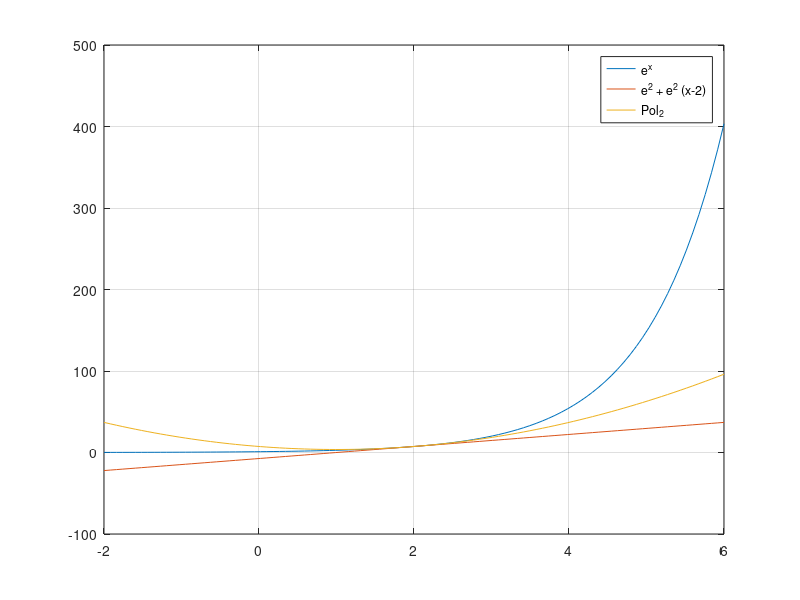

Recreate this plot in MATLAB.
x = linspace(-2,6);
y1 = exp(x);
y2 = exp(2) + exp(2)*(x-2);
y3 = y2 + 0.5*exp(2)*(x-2).^2;
plot(x,y1,x,y2,x,y3); grid on;
legend('e^x','e^2 + e^2 (x-2)', 'Pol_2');
shg